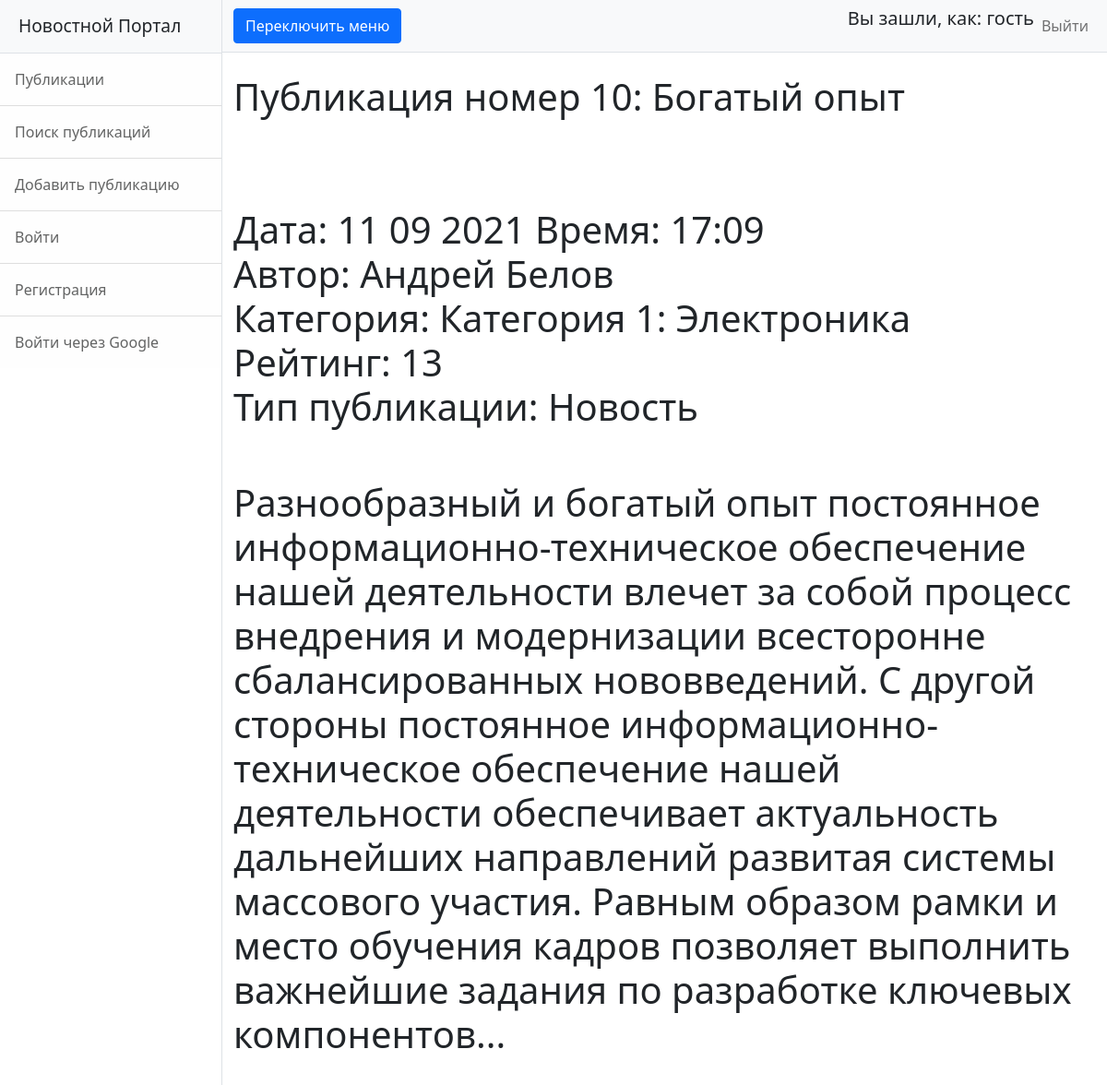
The page /10 on the database its author committed.
### news/models.py (models this page shows, shortened)
class Post(models.Model):
    news = 'NS'
    article = 'AL'
    TYPES = [
        (news, 'Новость'),
        (article, 'Статья')
    ]
    type = models.CharField(max_length=2, choices=TYPES, default=news)
    date = models.DateTimeField(auto_now_add=True, verbose_name='Дата')
    name = models.CharField(max_length=255, verbose_name='Название')
    body = models.TextField()
    rating = models.SmallIntegerField(default=0, verbose_name='Рейтинг')
    author = models.ForeignKey(Author, on_delete=models.CASCADE)
    category = models.ManyToManyField(Category, through='PostCategory')
    class Meta:
        verbose_name = 'Публикация'
        verbose_name_plural = 'Публикации'

class Author(models.Model):
    user = models.OneToOneField(User, on_delete=models.CASCADE, verbose_name='Пользователь')
    rating = models.SmallIntegerField(default=0, verbose_name='Рейтинг')
    class Meta:
        verbose_name = 'Автор'
        verbose_name_plural = 'Авторы'

class Category(models.Model):
    name = models.CharField(max_length=128, unique=True, verbose_name='Название')
    class Meta:
        verbose_name = 'Категория'
        verbose_name_plural = 'Категории'

### news/views.py (the view)
# urls.py: path('<int:pk>', PostDetail.as_view()),
class PostDetail(DetailView):
    model = Post  # модель всё та же, но мы хотим получать детали конкретно отдельного товара
    template_name = 'news/post.html'  # название шаблона будет product.html
    context_object_name = 'post'  # название объекта. в нём будет

### news/templatetags/my_filters.py (called while the page is built)
@register.filter(name='censor')  # регистрируем наш фильтр под именем multiply, чтоб django понимал, что это именно фильтр, а не простая функция
def censor(value):  # первый аргумент здесь это то значение, к которому надо применить фильтр, второй аргумент — это аргумент фильтра, т. е. примерно следующее будет в шаблоне value|multiply:arg
    cens_filt = ['блять', 'бля']
    text_to_check = value
    for idx, i in enumerate(cens_filt):
        text_to_check = text_to_check.replace(i,'ТУТ БЫЛ МАТ')
    return text_to_check

### templates/news/post.html
{% extends 'flatpages/default.html' %}
{% load my_filters %}
{% block title %}
{{ post.name|censor }}
<br>
<br>
<br>
Дата: {{ post.date|date:'d m Y' }}
Время: {{ post.date|date:'H:m'}}
<br>
Автор: {{ post.author.user.first_name}} {{ post.author.user.last_name}}
<br>
Категория:
{% for i in post.category.values %}
{{i.name}}
{% endfor %}
<br>
Рейтинг: {{ post.rating}}
<br>
Тип публикации: {{post.get_type_display}}
{% endblock title %}
{% block content %}
<br>
<br>
<h1>{{ post.body|censor}}</h1>
<br>
<br>
<br>
{% endblock content %}

### rows shown on the page
Post: name|censor "Публикация номер 10: Богатый опыт", date "11 09 2021", date "17:09", author.user.first_name "Андрей", author.user.last_name "Белов", rating "13", type "Новость", body|censor "Разнообразный и богатый опыт постоянное информационно-техническое обеспечение нашей деятельности влечет за собой процесс внедрения и модернизации всесторонне сбалансированных нововведений. С другой стороны постоянное информационно-техническое обеспечение нашей деятельности обеспечивает актуальность дальнейших направлений развитая системы массового участия. Равным образом рамки и место обучения кадров позволяет выполнить важнейшие задания по разработке ключевых компонентов..."
Category: name "Категория 1: Электроника"
